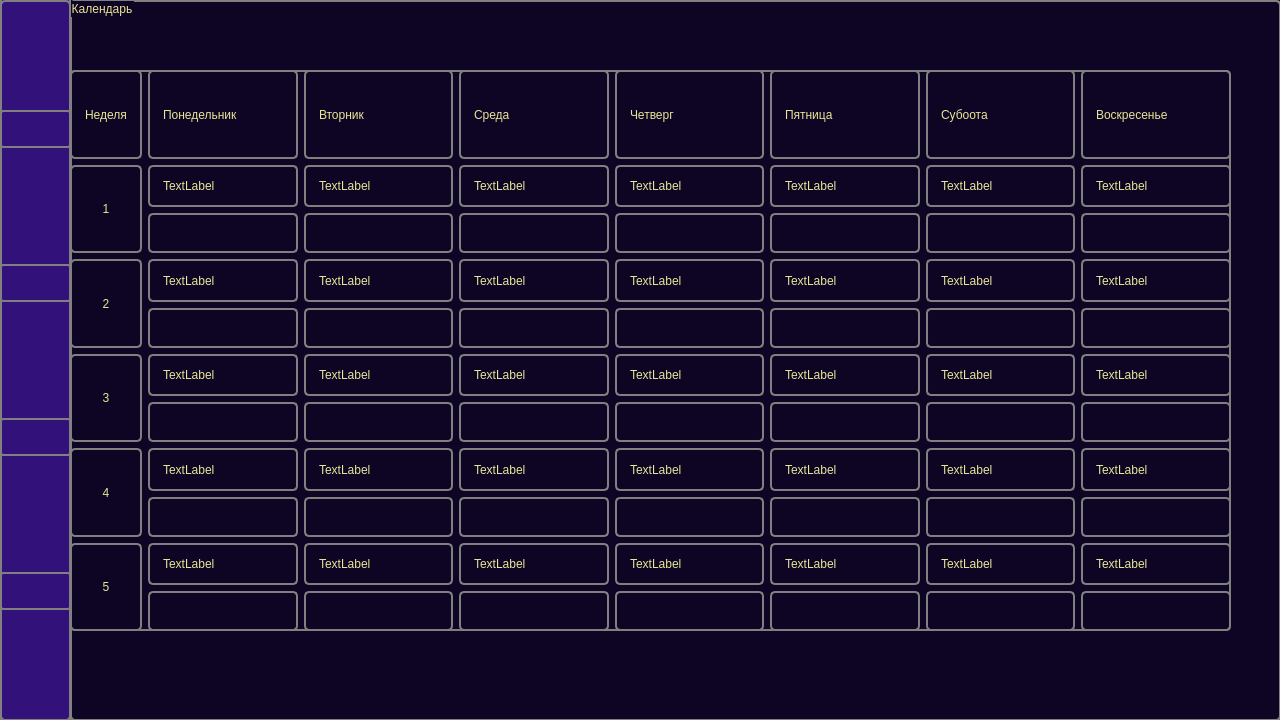
<?xml version="1.0" encoding="UTF-8"?>
<ui version="4.0">
 <class>MainForm</class>
 <widget class="QMainWindow" name="MainForm">
  <property name="geometry">
   <rect>
    <x>0</x>
    <y>0</y>
    <width>1280</width>
    <height>720</height>
   </rect>
  </property>
  <property name="windowTitle">
   <string>MainWindow</string>
  </property>
  <property name="styleSheet">
   <string notr="true">background-color: #0e0524;</string>
  </property>
  <widget class="QWidget" name="centralwidget">
   <widget class="QGroupBox" name="groupBox">
    <property name="geometry">
     <rect>
      <x>0</x>
      <y>-30</y>
      <width>71</width>
      <height>841</height>
     </rect>
    </property>
    <property name="styleSheet">
     <string notr="true">background-color: #32127a;
border: 2px solid gray;
padding: 10px;
border-radius: 5px;</string>
    </property>
    <property name="title">
     <string/>
    </property>
    <widget class="QWidget" name="layoutWidget">
     <property name="geometry">
      <rect>
       <x>0</x>
       <y>30</y>
       <width>71</width>
       <height>721</height>
      </rect>
     </property>
     <layout class="QVBoxLayout" name="verticalLayout">
      <item>
       <widget class="QPushButton" name="HomeButton">
        <property name="styleSheet">
         <string notr="true">QPushButton:hover
{
 background-color: #2a0f66;
}
QPushButton
{
	background-color:#32127a;
	border-radius: 3;
}</string>
        </property>
        <property name="text">
         <string/>
        </property>
        <property name="icon">
         <iconset>
          <normaloff>1.png</normaloff>1.png</iconset>
        </property>
        <property name="iconSize">
         <size>
          <width>999</width>
          <height>999</height>
         </size>
        </property>
       </widget>
      </item>
      <item>
       <widget class="QPushButton" name="TasksButton">
        <property name="enabled">
         <bool>true</bool>
        </property>
        <property name="styleSheet">
         <string notr="true">QPushButton:hover
{
 background-color: #2a0f66;
}
QPushButton
{
	background-color:#32127a;
	border-radius: 3;
}</string>
        </property>
        <property name="text">
         <string/>
        </property>
        <property name="icon">
         <iconset>
          <normaloff>2.png</normaloff>2.png</iconset>
        </property>
        <property name="iconSize">
         <size>
          <width>999</width>
          <height>999</height>
         </size>
        </property>
       </widget>
      </item>
      <item>
       <widget class="QPushButton" name="CalendarButton">
        <property name="styleSheet">
         <string notr="true">QPushButton:hover
{
 background-color: #2a0f66;
}
QPushButton
{
	background-color:#32127a;
	border-radius: 3;
}</string>
        </property>
        <property name="text">
         <string/>
        </property>
        <property name="icon">
         <iconset>
          <normaloff>3.png</normaloff>3.png</iconset>
        </property>
        <property name="iconSize">
         <size>
          <width>999</width>
          <height>999</height>
         </size>
        </property>
       </widget>
      </item>
      <item>
       <widget class="QPushButton" name="AboutButton">
        <property name="enabled">
         <bool>true</bool>
        </property>
        <property name="styleSheet">
         <string notr="true">QPushButton:hover
{
 background-color: #2a0f66;
}
QPushButton
{
	background-color:#32127a;
	border-radius: 3;
}</string>
        </property>
        <property name="text">
         <string/>
        </property>
        <property name="icon">
         <iconset>
          <normaloff>4.png</normaloff>4.png</iconset>
        </property>
        <property name="iconSize">
         <size>
          <width>999</width>
          <height>999</height>
         </size>
        </property>
       </widget>
      </item>
     </layout>
    </widget>
   </widget>
   <widget class="QGroupBox" name="groupBox_2">
    <property name="enabled">
     <bool>false</bool>
    </property>
    <property name="geometry">
     <rect>
      <x>70</x>
      <y>480</y>
      <width>1201</width>
      <height>241</height>
     </rect>
    </property>
    <property name="styleSheet">
     <string notr="true">color: #E6E697;
border: 2px solid gray;
padding: 10px;
border-radius: 5px;</string>
    </property>
    <property name="title">
     <string>О приложении</string>
    </property>
    <widget class="QWidget" name="layoutWidget">
     <property name="geometry">
      <rect>
       <x>10</x>
       <y>50</y>
       <width>1101</width>
       <height>161</height>
      </rect>
     </property>
     <layout class="QVBoxLayout" name="verticalLayout_2">
      <item>
       <widget class="QLabel" name="label_name">
        <property name="text">
         <string>Многофункциональный органайзер</string>
        </property>
        <property name="alignment">
         <set>Qt::AlignLeading|Qt::AlignLeft|Qt::AlignVCenter</set>
        </property>
       </widget>
      </item>
      <item>
       <widget class="QLabel" name="label_buttons">
        <property name="text">
         <string>Кнопки: Home, расписание / задачник, календарь, помощь</string>
        </property>
        <property name="alignment">
         <set>Qt::AlignLeading|Qt::AlignLeft|Qt::AlignVCenter</set>
        </property>
       </widget>
      </item>
      <item>
       <widget class="QLabel" name="label_devs">
        <property name="text">
         <string>Разработчики: Зеленов Никита и Веретенов Арсений</string>
        </property>
        <property name="alignment">
         <set>Qt::AlignLeading|Qt::AlignLeft|Qt::AlignVCenter</set>
        </property>
       </widget>
      </item>
     </layout>
    </widget>
   </widget>
   <widget class="QGroupBox" name="groupBox_3">
    <property name="geometry">
     <rect>
      <x>70</x>
      <y>0</y>
      <width>1211</width>
      <height>721</height>
     </rect>
    </property>
    <property name="styleSheet">
     <string notr="true">color: #E6E697;
border: 2px solid gray;
padding: 10px;
border-radius: 5px;</string>
    </property>
    <property name="title">
     <string>Расписание</string>
    </property>
    <widget class="QWidget" name="">
     <property name="geometry">
      <rect>
       <x>32</x>
       <y>42</y>
       <width>1121</width>
       <height>121</height>
      </rect>
     </property>
     <layout class="QGridLayout" name="gridLayout">
      <item row="1" column="2">
       <widget class="QLabel" name="label_done">
        <property name="text">
         <string>Готово</string>
        </property>
       </widget>
      </item>
      <item row="1" column="1">
       <widget class="QLabel" name="label_inprocess">
        <property name="text">
         <string>В процессе</string>
        </property>
       </widget>
      </item>
      <item row="1" column="0">
       <widget class="QLabel" name="label_todo">
        <property name="text">
         <string>Сделать</string>
        </property>
       </widget>
      </item>
      <item row="0" column="0" colspan="3">
       <layout class="QHBoxLayout" name="horizontalLayout">
        <item>
         <widget class="QPushButton" name="btn_todo">
          <property name="styleSheet">
           <string notr="true">QPushButton:hover
{
 background-color: #2a0f66;
}
QPushButton
{
	background-color:#32127a;
	border-radius: 3;
}</string>
          </property>
          <property name="text">
           <string>Добавить...</string>
          </property>
         </widget>
        </item>
        <item>
         <widget class="QPushButton" name="btn_inprocess">
          <property name="styleSheet">
           <string notr="true">QPushButton:hover
{
 background-color: #2a0f66;
}
QPushButton
{
	background-color:#32127a;
	border-radius: 3;
}</string>
          </property>
          <property name="text">
           <string>Добавить...</string>
          </property>
         </widget>
        </item>
        <item>
         <widget class="QPushButton" name="btn_done">
          <property name="styleSheet">
           <string notr="true">QPushButton:hover
{
 background-color: #2a0f66;
}
QPushButton
{
	background-color:#32127a;
	border-radius: 3;
}</string>
          </property>
          <property name="text">
           <string>Добавить...</string>
          </property>
         </widget>
        </item>
       </layout>
      </item>
     </layout>
    </widget>
   </widget>
   <widget class="QGroupBox" name="groupBox_4">
    <property name="geometry">
     <rect>
      <x>70</x>
      <y>0</y>
      <width>1211</width>
      <height>721</height>
     </rect>
    </property>
    <property name="styleSheet">
     <string notr="true">color: #E6E697;
border: 2px solid gray;
padding: 10px;
border-radius: 5px;</string>
    </property>
    <property name="title">
     <string>Календарь</string>
    </property>
    <widget class="QWidget" name="layoutWidget_2">
     <property name="geometry">
      <rect>
       <x>0</x>
       <y>70</y>
       <width>1161</width>
       <height>561</height>
      </rect>
     </property>
     <layout class="QGridLayout" name="gridLayout_2">
      <item row="4" column="7">
       <layout class="QVBoxLayout" name="verticalLayout_46">
        <item>
         <widget class="QLabel" name="label_65">
          <property name="text">
           <string>TextLabel</string>
          </property>
         </widget>
        </item>
        <item>
         <widget class="QLineEdit" name="lineEdit_43"/>
        </item>
       </layout>
      </item>
      <item row="4" column="6">
       <layout class="QVBoxLayout" name="verticalLayout_45">
        <item>
         <widget class="QLabel" name="label_64">
          <property name="text">
           <string>TextLabel</string>
          </property>
         </widget>
        </item>
        <item>
         <widget class="QLineEdit" name="lineEdit_42"/>
        </item>
       </layout>
      </item>
      <item row="4" column="5">
       <layout class="QVBoxLayout" name="verticalLayout_44">
        <item>
         <widget class="QLabel" name="label_63">
          <property name="text">
           <string>TextLabel</string>
          </property>
         </widget>
        </item>
        <item>
         <widget class="QLineEdit" name="lineEdit_41"/>
        </item>
       </layout>
      </item>
      <item row="4" column="4">
       <layout class="QVBoxLayout" name="verticalLayout_43">
        <item>
         <widget class="QLabel" name="label_62">
          <property name="text">
           <string>TextLabel</string>
          </property>
         </widget>
        </item>
        <item>
         <widget class="QLineEdit" name="lineEdit_40"/>
        </item>
       </layout>
      </item>
      <item row="4" column="1">
       <layout class="QVBoxLayout" name="verticalLayout_40">
        <item>
         <widget class="QLabel" name="label_59">
          <property name="text">
           <string>TextLabel</string>
          </property>
         </widget>
        </item>
        <item>
         <widget class="QLineEdit" name="lineEdit_37"/>
        </item>
       </layout>
      </item>
      <item row="4" column="2">
       <layout class="QVBoxLayout" name="verticalLayout_41">
        <item>
         <widget class="QLabel" name="label_60">
          <property name="text">
           <string>TextLabel</string>
          </property>
         </widget>
        </item>
        <item>
         <widget class="QLineEdit" name="lineEdit_38"/>
        </item>
       </layout>
      </item>
      <item row="4" column="3">
       <layout class="QVBoxLayout" name="verticalLayout_42">
        <item>
         <widget class="QLabel" name="label_61">
          <property name="text">
           <string>TextLabel</string>
          </property>
         </widget>
        </item>
        <item>
         <widget class="QLineEdit" name="lineEdit_39"/>
        </item>
       </layout>
      </item>
      <item row="2" column="1">
       <layout class="QVBoxLayout" name="verticalLayout_10">
        <item>
         <widget class="QLabel" name="label_8">
          <property name="text">
           <string>TextLabel</string>
          </property>
         </widget>
        </item>
        <item>
         <widget class="QLineEdit" name="lineEdit_8"/>
        </item>
       </layout>
      </item>
      <item row="2" column="5">
       <layout class="QVBoxLayout" name="verticalLayout_15">
        <item>
         <widget class="QLabel" name="label_13">
          <property name="text">
           <string>TextLabel</string>
          </property>
         </widget>
        </item>
        <item>
         <widget class="QLineEdit" name="lineEdit_13"/>
        </item>
       </layout>
      </item>
      <item row="2" column="3">
       <layout class="QVBoxLayout" name="verticalLayout_13">
        <item>
         <widget class="QLabel" name="label_11">
          <property name="text">
           <string>TextLabel</string>
          </property>
         </widget>
        </item>
        <item>
         <widget class="QLineEdit" name="lineEdit_11"/>
        </item>
       </layout>
      </item>
      <item row="2" column="2">
       <layout class="QVBoxLayout" name="verticalLayout_12">
        <item>
         <widget class="QLabel" name="label_10">
          <property name="text">
           <string>TextLabel</string>
          </property>
         </widget>
        </item>
        <item>
         <widget class="QLineEdit" name="lineEdit_10"/>
        </item>
       </layout>
      </item>
      <item row="0" column="5">
       <widget class="QLabel" name="label_Friday">
        <property name="text">
         <string>Пятница</string>
        </property>
       </widget>
      </item>
      <item row="1" column="2">
       <layout class="QVBoxLayout" name="verticalLayout_5">
        <item>
         <widget class="QLabel" name="label_3">
          <property name="text">
           <string>TextLabel</string>
          </property>
         </widget>
        </item>
        <item>
         <widget class="QLineEdit" name="lineEdit_3"/>
        </item>
       </layout>
      </item>
      <item row="0" column="7">
       <widget class="QLabel" name="label_Sunday">
        <property name="text">
         <string>Воскресенье</string>
        </property>
       </widget>
      </item>
      <item row="1" column="1">
       <layout class="QVBoxLayout" name="verticalLayout_4">
        <item>
         <widget class="QLabel" name="label_2">
          <property name="text">
           <string>TextLabel</string>
          </property>
         </widget>
        </item>
        <item>
         <widget class="QLineEdit" name="lineEdit_2"/>
        </item>
       </layout>
      </item>
      <item row="0" column="3">
       <widget class="QLabel" name="label_Wednesday">
        <property name="text">
         <string>Среда</string>
        </property>
       </widget>
      </item>
      <item row="0" column="2">
       <widget class="QLabel" name="label_Tuesday">
        <property name="text">
         <string>Вторник</string>
        </property>
       </widget>
      </item>
      <item row="0" column="4">
       <widget class="QLabel" name="label_Thursday">
        <property name="text">
         <string>Четверг</string>
        </property>
       </widget>
      </item>
      <item row="2" column="4">
       <layout class="QVBoxLayout" name="verticalLayout_14">
        <item>
         <widget class="QLabel" name="label_12">
          <property name="text">
           <string>TextLabel</string>
          </property>
         </widget>
        </item>
        <item>
         <widget class="QLineEdit" name="lineEdit_12"/>
        </item>
       </layout>
      </item>
      <item row="2" column="6">
       <layout class="QVBoxLayout" name="verticalLayout_16">
        <item>
         <widget class="QLabel" name="label_14">
          <property name="text">
           <string>TextLabel</string>
          </property>
         </widget>
        </item>
        <item>
         <widget class="QLineEdit" name="lineEdit_14"/>
        </item>
       </layout>
      </item>
      <item row="1" column="6">
       <layout class="QVBoxLayout" name="verticalLayout_9">
        <item>
         <widget class="QLabel" name="label_7">
          <property name="text">
           <string>TextLabel</string>
          </property>
         </widget>
        </item>
        <item>
         <widget class="QLineEdit" name="lineEdit_7"/>
        </item>
       </layout>
      </item>
      <item row="1" column="4">
       <layout class="QVBoxLayout" name="verticalLayout_7">
        <item>
         <widget class="QLabel" name="label_5">
          <property name="text">
           <string>TextLabel</string>
          </property>
         </widget>
        </item>
        <item>
         <widget class="QLineEdit" name="lineEdit_5"/>
        </item>
       </layout>
      </item>
      <item row="1" column="3">
       <layout class="QVBoxLayout" name="verticalLayout_6">
        <item>
         <widget class="QLabel" name="label_4">
          <property name="text">
           <string>TextLabel</string>
          </property>
         </widget>
        </item>
        <item>
         <widget class="QLineEdit" name="lineEdit_4"/>
        </item>
       </layout>
      </item>
      <item row="0" column="6">
       <widget class="QLabel" name="label_Saturday">
        <property name="text">
         <string>Субоота</string>
        </property>
       </widget>
      </item>
      <item row="1" column="5">
       <layout class="QVBoxLayout" name="verticalLayout_8">
        <item>
         <widget class="QLabel" name="label_6">
          <property name="text">
           <string>TextLabel</string>
          </property>
         </widget>
        </item>
        <item>
         <widget class="QLineEdit" name="lineEdit_6"/>
        </item>
       </layout>
      </item>
      <item row="0" column="1">
       <widget class="QLabel" name="label_Monday">
        <property name="text">
         <string>Понедельник</string>
        </property>
       </widget>
      </item>
      <item row="2" column="0">
       <widget class="QLabel" name="label_w2">
        <property name="text">
         <string>2</string>
        </property>
        <property name="alignment">
         <set>Qt::AlignCenter</set>
        </property>
       </widget>
      </item>
      <item row="1" column="0">
       <widget class="QLabel" name="label_w1">
        <property name="text">
         <string>1</string>
        </property>
        <property name="alignment">
         <set>Qt::AlignCenter</set>
        </property>
       </widget>
      </item>
      <item row="0" column="0">
       <widget class="QLabel" name="label_week">
        <property name="text">
         <string>Неделя</string>
        </property>
       </widget>
      </item>
      <item row="2" column="7">
       <layout class="QVBoxLayout" name="verticalLayout_17">
        <item>
         <widget class="QLabel" name="label_25">
          <property name="text">
           <string>TextLabel</string>
          </property>
         </widget>
        </item>
        <item>
         <widget class="QLineEdit" name="lineEdit_15"/>
        </item>
       </layout>
      </item>
      <item row="1" column="7">
       <layout class="QVBoxLayout" name="verticalLayout_11">
        <item>
         <widget class="QLabel" name="label_9">
          <property name="text">
           <string>TextLabel</string>
          </property>
         </widget>
        </item>
        <item>
         <widget class="QLineEdit" name="lineEdit_9"/>
        </item>
       </layout>
      </item>
      <item row="3" column="3">
       <layout class="QVBoxLayout" name="verticalLayout_33">
        <item>
         <widget class="QLabel" name="label_52">
          <property name="text">
           <string>TextLabel</string>
          </property>
         </widget>
        </item>
        <item>
         <widget class="QLineEdit" name="lineEdit_31"/>
        </item>
       </layout>
      </item>
      <item row="3" column="4">
       <layout class="QVBoxLayout" name="verticalLayout_37">
        <item>
         <layout class="QVBoxLayout" name="verticalLayout_34">
          <item>
           <widget class="QLabel" name="label_53">
            <property name="text">
             <string>TextLabel</string>
            </property>
           </widget>
          </item>
          <item>
           <widget class="QLineEdit" name="lineEdit_32"/>
          </item>
         </layout>
        </item>
       </layout>
      </item>
      <item row="3" column="1">
       <layout class="QVBoxLayout" name="verticalLayout_32">
        <item>
         <widget class="QLabel" name="label_51">
          <property name="text">
           <string>TextLabel</string>
          </property>
         </widget>
        </item>
        <item>
         <widget class="QLineEdit" name="lineEdit_30"/>
        </item>
       </layout>
      </item>
      <item row="3" column="5">
       <layout class="QVBoxLayout" name="verticalLayout_35">
        <item>
         <widget class="QLabel" name="label_54">
          <property name="text">
           <string>TextLabel</string>
          </property>
         </widget>
        </item>
        <item>
         <widget class="QLineEdit" name="lineEdit_33"/>
        </item>
       </layout>
      </item>
      <item row="3" column="2">
       <layout class="QVBoxLayout" name="verticalLayout_38">
        <item>
         <widget class="QLabel" name="label_57">
          <property name="text">
           <string>TextLabel</string>
          </property>
         </widget>
        </item>
        <item>
         <widget class="QLineEdit" name="lineEdit_36"/>
        </item>
       </layout>
      </item>
      <item row="3" column="6">
       <layout class="QVBoxLayout" name="verticalLayout_36">
        <item>
         <widget class="QLabel" name="label_55">
          <property name="text">
           <string>TextLabel</string>
          </property>
         </widget>
        </item>
        <item>
         <widget class="QLineEdit" name="lineEdit_34"/>
        </item>
       </layout>
      </item>
      <item row="3" column="0">
       <widget class="QLabel" name="label_w3">
        <property name="text">
         <string>3</string>
        </property>
        <property name="alignment">
         <set>Qt::AlignCenter</set>
        </property>
       </widget>
      </item>
      <item row="3" column="7">
       <layout class="QVBoxLayout" name="verticalLayout_39">
        <item>
         <widget class="QLabel" name="label_56">
          <property name="text">
           <string>TextLabel</string>
          </property>
         </widget>
        </item>
        <item>
         <widget class="QLineEdit" name="lineEdit_35"/>
        </item>
       </layout>
      </item>
      <item row="4" column="0">
       <widget class="QLabel" name="label_w4">
        <property name="text">
         <string>4</string>
        </property>
        <property name="alignment">
         <set>Qt::AlignCenter</set>
        </property>
       </widget>
      </item>
      <item row="5" column="0">
       <widget class="QLabel" name="label_w5">
        <property name="text">
         <string>5</string>
        </property>
        <property name="alignment">
         <set>Qt::AlignCenter</set>
        </property>
       </widget>
      </item>
      <item row="5" column="1">
       <layout class="QVBoxLayout" name="verticalLayout_47">
        <item>
         <widget class="QLabel" name="label_67">
          <property name="text">
           <string>TextLabel</string>
          </property>
         </widget>
        </item>
        <item>
         <widget class="QLineEdit" name="lineEdit_44"/>
        </item>
       </layout>
      </item>
      <item row="5" column="2">
       <layout class="QVBoxLayout" name="verticalLayout_48">
        <item>
         <widget class="QLabel" name="label_68">
          <property name="text">
           <string>TextLabel</string>
          </property>
         </widget>
        </item>
        <item>
         <widget class="QLineEdit" name="lineEdit_45"/>
        </item>
       </layout>
      </item>
      <item row="5" column="3">
       <layout class="QVBoxLayout" name="verticalLayout_49">
        <item>
         <widget class="QLabel" name="label_69">
          <property name="text">
           <string>TextLabel</string>
          </property>
         </widget>
        </item>
        <item>
         <widget class="QLineEdit" name="lineEdit_46"/>
        </item>
       </layout>
      </item>
      <item row="5" column="4">
       <layout class="QVBoxLayout" name="verticalLayout_50">
        <item>
         <widget class="QLabel" name="label_70">
          <property name="text">
           <string>TextLabel</string>
          </property>
         </widget>
        </item>
        <item>
         <widget class="QLineEdit" name="lineEdit_47"/>
        </item>
       </layout>
      </item>
      <item row="5" column="5">
       <layout class="QVBoxLayout" name="verticalLayout_51">
        <item>
         <widget class="QLabel" name="label_71">
          <property name="text">
           <string>TextLabel</string>
          </property>
         </widget>
        </item>
        <item>
         <widget class="QLineEdit" name="lineEdit_48"/>
        </item>
       </layout>
      </item>
      <item row="5" column="6">
       <layout class="QVBoxLayout" name="verticalLayout_52">
        <item>
         <widget class="QLabel" name="label_72">
          <property name="text">
           <string>TextLabel</string>
          </property>
         </widget>
        </item>
        <item>
         <widget class="QLineEdit" name="lineEdit_49"/>
        </item>
       </layout>
      </item>
      <item row="5" column="7">
       <layout class="QVBoxLayout" name="verticalLayout_53">
        <item>
         <widget class="QLabel" name="label_73">
          <property name="text">
           <string>TextLabel</string>
          </property>
         </widget>
        </item>
        <item>
         <widget class="QLineEdit" name="lineEdit_50"/>
        </item>
       </layout>
      </item>
     </layout>
    </widget>
   </widget>
  </widget>
 </widget>
 <resources/>
 <connections/>
</ui>
